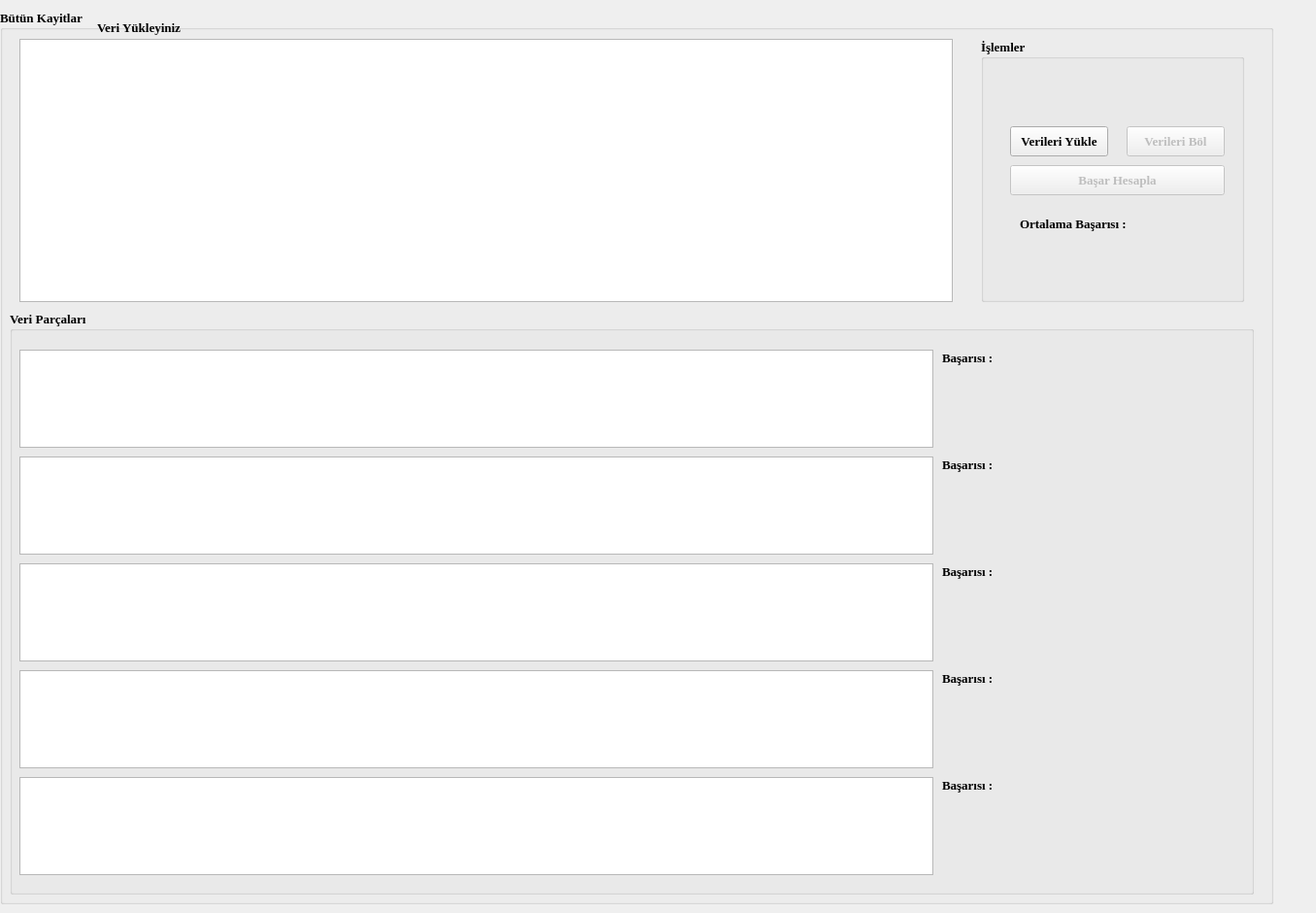
<?xml version="1.0" encoding="UTF-8"?>
<ui version="4.0">
 <class>Dialog</class>
 <widget class="QDialog" name="Dialog">
  <property name="geometry">
   <rect>
    <x>0</x>
    <y>0</y>
    <width>1355</width>
    <height>940</height>
   </rect>
  </property>
  <property name="windowTitle">
   <string>Dialog</string>
  </property>
  <widget class="QGroupBox" name="groupBox_26">
   <property name="geometry">
    <rect>
     <x>0</x>
     <y>10</y>
     <width>1311</width>
     <height>921</height>
    </rect>
   </property>
   <property name="font">
    <font>
     <family>Times New Roman</family>
     <pointsize>10</pointsize>
     <weight>75</weight>
     <bold>true</bold>
    </font>
   </property>
   <property name="title">
    <string>Bütün Kayitlar</string>
   </property>
   <widget class="QTableWidget" name="table">
    <property name="geometry">
     <rect>
      <x>20</x>
      <y>30</y>
      <width>961</width>
      <height>271</height>
     </rect>
    </property>
    <property name="font">
     <font>
      <family>Times New Roman</family>
     </font>
    </property>
   </widget>
   <widget class="QGroupBox" name="groupBox_27">
    <property name="geometry">
     <rect>
      <x>10</x>
      <y>310</y>
      <width>1281</width>
      <height>601</height>
     </rect>
    </property>
    <property name="font">
     <font>
      <family>Times New Roman</family>
      <pointsize>10</pointsize>
      <weight>75</weight>
      <bold>true</bold>
     </font>
    </property>
    <property name="title">
     <string>Veri Parçaları</string>
    </property>
    <widget class="QTableWidget" name="table_0">
     <property name="geometry">
      <rect>
       <x>10</x>
       <y>40</y>
       <width>941</width>
       <height>101</height>
      </rect>
     </property>
     <property name="font">
      <font>
       <family>Times New Roman</family>
      </font>
     </property>
    </widget>
    <widget class="QTableWidget" name="table_1">
     <property name="geometry">
      <rect>
       <x>10</x>
       <y>150</y>
       <width>941</width>
       <height>101</height>
      </rect>
     </property>
     <property name="font">
      <font>
       <family>Times New Roman</family>
      </font>
     </property>
    </widget>
    <widget class="QTableWidget" name="table_3">
     <property name="geometry">
      <rect>
       <x>10</x>
       <y>370</y>
       <width>941</width>
       <height>101</height>
      </rect>
     </property>
     <property name="font">
      <font>
       <family>Times New Roman</family>
      </font>
     </property>
    </widget>
    <widget class="QTableWidget" name="table_2">
     <property name="geometry">
      <rect>
       <x>10</x>
       <y>260</y>
       <width>941</width>
       <height>101</height>
      </rect>
     </property>
     <property name="font">
      <font>
       <family>Times New Roman</family>
      </font>
     </property>
    </widget>
    <widget class="QTableWidget" name="table_4">
     <property name="geometry">
      <rect>
       <x>10</x>
       <y>480</y>
       <width>941</width>
       <height>101</height>
      </rect>
     </property>
     <property name="font">
      <font>
       <family>Times New Roman</family>
      </font>
     </property>
    </widget>
    <widget class="QLabel" name="label_2">
     <property name="geometry">
      <rect>
       <x>960</x>
       <y>40</y>
       <width>101</width>
       <height>16</height>
      </rect>
     </property>
     <property name="font">
      <font>
       <family>Times New Roman</family>
       <pointsize>10</pointsize>
      </font>
     </property>
     <property name="text">
      <string>Başarısı : </string>
     </property>
    </widget>
    <widget class="QLabel" name="label_3">
     <property name="geometry">
      <rect>
       <x>960</x>
       <y>150</y>
       <width>91</width>
       <height>16</height>
      </rect>
     </property>
     <property name="font">
      <font>
       <family>Times New Roman</family>
       <pointsize>10</pointsize>
      </font>
     </property>
     <property name="text">
      <string>Başarısı : </string>
     </property>
    </widget>
    <widget class="QLabel" name="label_4">
     <property name="geometry">
      <rect>
       <x>960</x>
       <y>260</y>
       <width>91</width>
       <height>16</height>
      </rect>
     </property>
     <property name="font">
      <font>
       <family>Times New Roman</family>
       <pointsize>10</pointsize>
      </font>
     </property>
     <property name="text">
      <string>Başarısı : </string>
     </property>
    </widget>
    <widget class="QLabel" name="label_5">
     <property name="geometry">
      <rect>
       <x>960</x>
       <y>370</y>
       <width>101</width>
       <height>16</height>
      </rect>
     </property>
     <property name="font">
      <font>
       <family>Times New Roman</family>
       <pointsize>10</pointsize>
      </font>
     </property>
     <property name="text">
      <string>Başarısı : </string>
     </property>
    </widget>
    <widget class="QLabel" name="label_6">
     <property name="geometry">
      <rect>
       <x>960</x>
       <y>480</y>
       <width>101</width>
       <height>16</height>
      </rect>
     </property>
     <property name="font">
      <font>
       <family>Times New Roman</family>
       <pointsize>10</pointsize>
      </font>
     </property>
     <property name="text">
      <string>Başarısı : </string>
     </property>
    </widget>
   </widget>
   <widget class="QLabel" name="label">
    <property name="geometry">
     <rect>
      <x>100</x>
      <y>10</y>
      <width>501</width>
      <height>16</height>
     </rect>
    </property>
    <property name="font">
     <font>
      <family>Times New Roman</family>
      <pointsize>10</pointsize>
      <weight>75</weight>
      <bold>true</bold>
     </font>
    </property>
    <property name="text">
     <string>Veri Yükleyiniz</string>
    </property>
   </widget>
   <widget class="QGroupBox" name="groupBox">
    <property name="geometry">
     <rect>
      <x>1010</x>
      <y>30</y>
      <width>271</width>
      <height>271</height>
     </rect>
    </property>
    <property name="title">
     <string>İşlemler</string>
    </property>
    <widget class="QPushButton" name="btn_bol">
     <property name="enabled">
      <bool>false</bool>
     </property>
     <property name="geometry">
      <rect>
       <x>150</x>
       <y>90</y>
       <width>101</width>
       <height>31</height>
      </rect>
     </property>
     <property name="font">
      <font>
       <family>Times New Roman</family>
       <pointsize>10</pointsize>
      </font>
     </property>
     <property name="text">
      <string>Verileri Böl</string>
     </property>
    </widget>
    <widget class="QPushButton" name="btn_basr">
     <property name="enabled">
      <bool>false</bool>
     </property>
     <property name="geometry">
      <rect>
       <x>30</x>
       <y>130</y>
       <width>221</width>
       <height>31</height>
      </rect>
     </property>
     <property name="font">
      <font>
       <family>Times New Roman</family>
       <pointsize>10</pointsize>
      </font>
     </property>
     <property name="text">
      <string>Başar Hesapla</string>
     </property>
    </widget>
    <widget class="QPushButton" name="btn_veriYukle">
     <property name="geometry">
      <rect>
       <x>30</x>
       <y>90</y>
       <width>101</width>
       <height>31</height>
      </rect>
     </property>
     <property name="font">
      <font>
       <family>Times New Roman</family>
       <pointsize>10</pointsize>
      </font>
     </property>
     <property name="text">
      <string>Verileri Yükle</string>
     </property>
    </widget>
    <widget class="QLabel" name="label_13">
     <property name="geometry">
      <rect>
       <x>40</x>
       <y>180</y>
       <width>211</width>
       <height>20</height>
      </rect>
     </property>
     <property name="font">
      <font>
       <family>Times New Roman</family>
       <pointsize>10</pointsize>
      </font>
     </property>
     <property name="text">
      <string>Ortalama Başarısı : </string>
     </property>
    </widget>
   </widget>
  </widget>
 </widget>
 <resources/>
 <connections/>
</ui>
